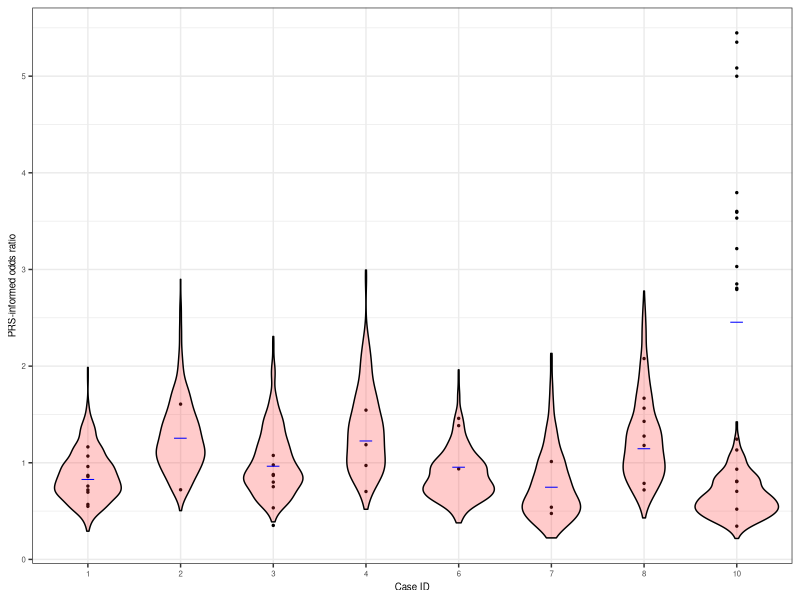

Here is the R script that generated this plot:
library(ggplot2)

#Read data into a table
oddsratios<-read.table("./data/retro.or.breastcancer.txt", header=T)
sims<-read.table("./data/retro.breastcancer_ors_sims.txt", header=T)
parents<-read.table("./data/retro.breastcancer_ors_parents.txt", header=T)


#Generate dot plot for each family

violinplot<-ggplot(data=oddsratios,aes(x=as.factor(caseid),y=oddsratio,fill=as.factor(phenotype)),show.legend=FALSE) + geom_point(data=oddsratios,aes(x=as.factor(caseid),y=oddsratio), shape = 21,size=0.5, color="black", fill="black", alpha=1,show.legend=FALSE) + theme(panel.border = element_rect(colour = "black", fill=NA, size=0.1),strip.background = element_blank())+geom_violin(data=sims,aes(x=as.factor(caseid),y=oddsratio),alpha=0.25, position = position_dodge(width = .75),size=.5,color="black",fill="#FF3333",show.legend=FALSE)+scale_fill_viridis_d( option = "D")+theme_bw()+ylab("PRS-informed odds ratio") + xlab("Case ID") + theme(text = element_text(size = 7))+geom_point(data=parents,aes(x=as.factor(caseid),y=oddsratio), shape = 95,size=5, color="blue", fill="blue", alpha=1,show.legend=FALSE)

ggsave("./figures/Fig2b.pdf", plot=violinplot, dpi=300, width=88, height=43, units=c("mm"), device="pdf")
